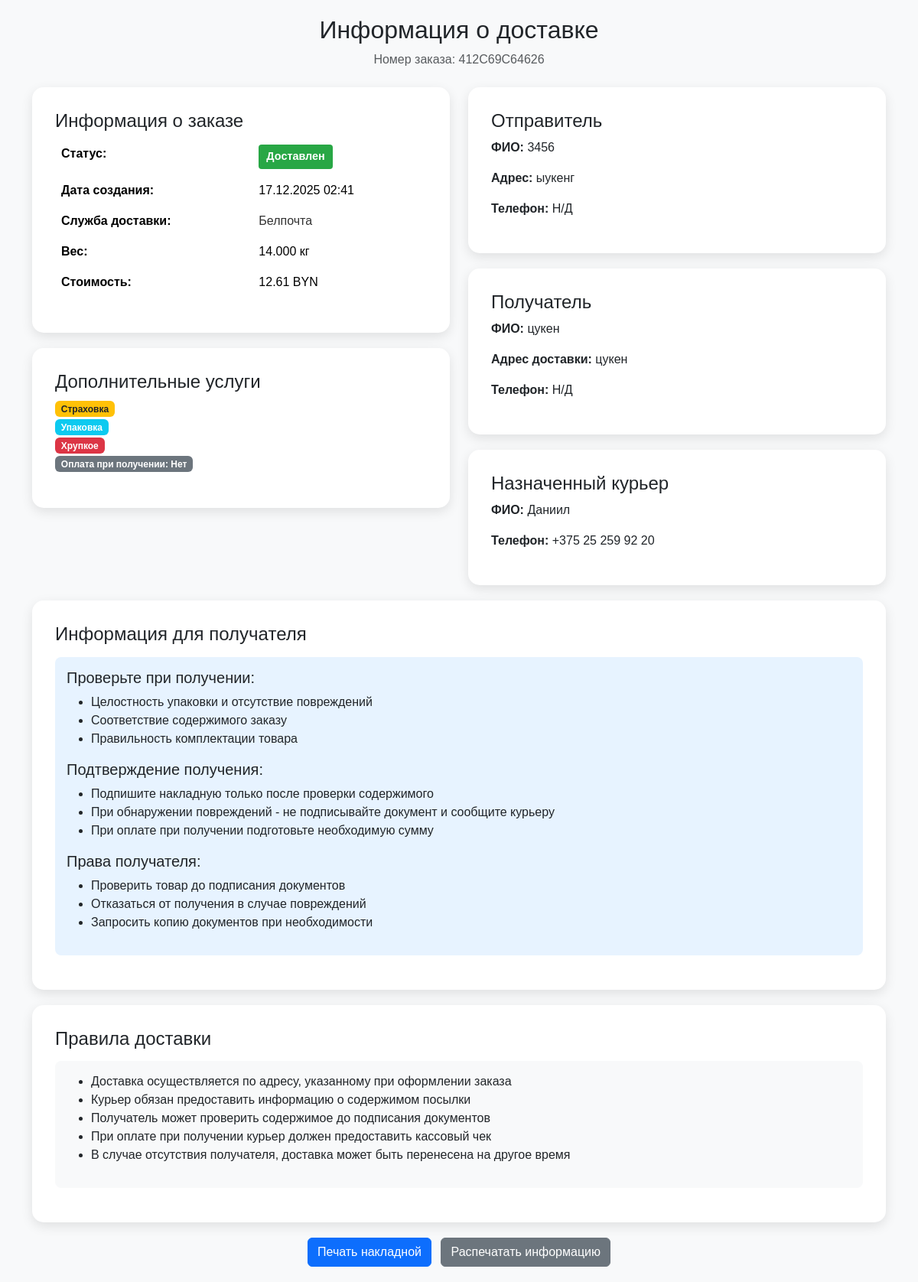
Page /delivery_info.php?order_id=64 (signed in) on the committed database.
### tables this page shows
CREATE TABLE `orders` (
  `id` int(11) NOT NULL,
  `user_id` int(11) DEFAULT NULL,
  `carrier_id` int(11) DEFAULT NULL,
  `from_office` int(11) DEFAULT NULL,
  `to_office` int(11) DEFAULT NULL,
  `weight` decimal(8,3) DEFAULT NULL,
  `cost` decimal(10,2) DEFAULT NULL,
  `delivery_hours` decimal(8,2) DEFAULT NULL,
  `track_number` varchar(20) DEFAULT NULL,
  `created_at` datetime DEFAULT current_timestamp(),
  `delivery_date` date DEFAULT NULL,
  `payment_status` varchar(20) DEFAULT 'pending',
  `tracking_status` varchar(50) DEFAULT 'created',
  `full_name` varchar(255) DEFAULT NULL,
  `home_address` text DEFAULT NULL,
  `pickup_city` varchar(100) DEFAULT NULL,
  `pickup_address` text DEFAULT NULL,
  `delivery_city` varchar(100) DEFAULT NULL,
  `delivery_address` text DEFAULT NULL,
  `desired_date` date DEFAULT NULL,
  `insurance` tinyint(1) DEFAULT 0,
  `packaging` tinyint(1) DEFAULT 0,
  `fragile` tinyint(1) DEFAULT 0,
  `payment_method` varchar(50) DEFAULT 'cash',
  `cash_on_delivery` tinyint(1) DEFAULT 0,
  `cod_amount` decimal(10,2) DEFAULT 0.00,
  `comment` text DEFAULT NULL,
  `recipient_name` varchar(255) DEFAULT NULL,
  `recipient_address` text DEFAULT NULL,
  `courier_id` int(11) DEFAULT NULL
);

CREATE TABLE `carriers` (
  `id` int(11) NOT NULL,
  `name` varchar(100) NOT NULL,
  `color` varchar(7) NOT NULL,
  `max_weight` decimal(6,2) NOT NULL,
  `base_cost` decimal(8,2) NOT NULL,
  `cost_per_kg` decimal(8,3) NOT NULL,
  `cost_per_km` decimal(8,4) NOT NULL,
  `speed_kmh` decimal(6,2) NOT NULL,
  `description` text DEFAULT NULL
);

CREATE TABLE `users` (
  `id` int(11) NOT NULL,
  `login` varchar(50) NOT NULL,
  `password` varchar(255) NOT NULL,
  `name` varchar(100) DEFAULT NULL,
  `email` varchar(100) DEFAULT NULL,
  `phone` varchar(20) DEFAULT NULL,
  `role` enum('user','admin','courier') DEFAULT 'user',
  `created_at` datetime DEFAULT current_timestamp()
);

### delivery_info.php (the view, shortened to what this page needs)
<?php
require 'db.php';
$order_id = $_GET['order_id'] ?? null;
$stmt = $db->prepare("
    SELECT o.*, c.name as carrier_name, u.name as user_name,
           from_office.city as from_city, from_office.address as from_address,
           to_office.city as to_city, to_office.address as to_address
    FROM orders o
    LEFT JOIN carriers c ON o.carrier_id = c.id
    LEFT JOIN users u ON o.user_id = u.id
    LEFT JOIN offices from_office ON o.from_office = from_office.id
    LEFT JOIN offices to_office ON o.to_office = to_office.id
    WHERE o.id = ?
");
$stmt->execute([$order_id]);
$order = $stmt->fetch();
$courier = null;
if ($order['courier_id']) {
    $courier_stmt = $db->prepare("SELECT * FROM users WHERE id = ?");
    $courier_stmt->execute([$order['courier_id']]);
    $courier = $courier_stmt->fetch();
}
?>
<!DOCTYPE html>
<html lang="ru">
<head>
    <link href="https://cdn.jsdelivr.net/npm/bootstrap@5.3.3/dist/css/bootstrap.min.css" rel="stylesheet">
</head>
<body>
    <div class="container">
        <div class="text-center mb-4">
            <h2>Информация о доставке</h2>
            <p class="text-muted">Номер заказа: <?= htmlspecialchars($order['track_number']) ?></p>
        </div>
        <div class="row">
            <div class="col-md-6">
                <div class="delivery-card">
                    <h4>Информация о заказе</h4>
                    <table class="table table-borderless">
                        <tr>
                            <td><strong>Статус:</strong></td>
                            <td>
                                <span class="status-badge status-<?= $order['tracking_status'] ?>">
                                    <?php
                                    $status_names = [
                                        'created' => 'Создан',
                                        'paid' => 'Оплачен',
                                        'in_transit' => 'В пути',
                                        'sort_center' => 'Сорт. центр',
                                        'out_for_delivery' => 'У курьера',
                                        'delivered' => 'Доставлен',
                                        'delayed' => 'Задерживается',
                                        'cancelled' => 'Отменен',
                                        'returned' => 'Возвращен'
                                    ];
                                    echo htmlspecialchars($status_names[$order['tracking_status']] ?? $order['tracking_status']);
                                    ?>
                                </span>
                            </td>
                        </tr>
                        <tr>
                            <td><strong>Дата создания:</strong></td>
                            <td><?= date('d.m.Y H:i', strtotime($order['created_at'])) ?></td>
                        </tr>
                        <tr>
                            <td><strong>Служба доставки:</strong></td>
                            <td><span style="color: <?= $order['carrier_color'] ?? '#333' ?>;"><?= htmlspecialchars($order['carrier_name'] ?? 'Н/Д') ?></span></td>
                        </tr>
                        <tr>
                            <td><strong>Вес:</strong></td>
                            <td><?= $order['weight'] ?> кг</td>
                        </tr>
                        <tr>
                            <td><strong>Стоимость:</strong></td>
                            <td><?= number_format($order['cost'], 2) ?> BYN</td>
                        </tr>
                    </table>
                </div>
                <div class="delivery-card">
                    <h4>Дополнительные услуги</h4>
                    <ul class="list-unstyled">
                        <li><span class="badge bg-<?= $order['insurance'] ? 'warning text-dark' : 'secondary' ?>">Страховка</span></li>
                        <li><span class="badge bg-<?= $order['packaging'] ? 'info' : 'secondary' ?>">Упаковка</span></li>
                        <li><span class="badge bg-<?= $order['fragile'] ? 'danger' : 'secondary' ?>">Хрупкое</span></li>
                        <li><span class="badge bg-<?= $order['cash_on_delivery'] ? 'success' : 'secondary' ?>">Оплата при получении: <?= $order['cash_on_delivery'] ? number_format($order['cod_amount'], 2) . ' BYN' : 'Нет' ?></span></li>
                    </ul>
                </div>
            </div>
            <div class="col-md-6">
                <div class="delivery-card">
                    <h4>Отправитель</h4>
                    <p><strong>ФИО:</strong> <?= htmlspecialchars($order['full_name'] ?? 'Н/Д') ?></p>
                    <p><strong>Адрес:</strong> <?= htmlspecialchars($order['home_address'] ?? 'Адрес не указан') ?></p>
                    <p><strong>Телефон:</strong> <?= htmlspecialchars($order['phone'] ?? 'Н/Д') ?></p>
                </div>
                <div class="delivery-card">
                    <h4>Получатель</h4>
                    <p><strong>ФИО:</strong> <?= htmlspecialchars($order['recipient_name'] ?? 'Н/Д') ?></p>
                    <p><strong>Адрес доставки:</strong> <?= htmlspecialchars($order['recipient_address'] ?? 'Адрес не указан') ?></p>
                    <p><strong>Телефон:</strong> <?= htmlspecialchars($order['recipient_phone'] ?? 'Н/Д') ?></p>
                </div>
                <?php if ($courier): ?>
                <div class="delivery-card">
                    <h4>Назначенный курьер</h4>
                    <p><strong>ФИО:</strong> <?= htmlspecialchars($courier['name'] ?? $courier['login']) ?></p>
                    <p><strong>Телефон:</strong> <?= htmlspecialchars($courier['phone'] ?? 'Н/Д') ?></p>
                </div>
                <?php endif; ?>
            </div>
        </div>
        <div class="delivery-card">
            <h4>Информация для получателя</h4>
            <div class="recipient-info">
                <h5>Проверьте при получении:</h5>
                <ul>
                    <li>Целостность упаковки и отсутствие повреждений</li>
                    <li>Соответствие содержимого заказу</li>
                    <li>Правильность комплектации товара</li>
                </ul>
                <h5>Подтверждение получения:</h5>
                <ul>
                    <li>Подпишите накладную только после проверки содержимого</li>
                    <li>При обнаружении повреждений - не подписывайте документ и сообщите курьеру</li>
                    <li>При оплате при получении подготовьте необходимую сумму</li>
                </ul>
                <h5>Права получателя:</h5>
                <ul>
                    <li>Проверить товар до подписания документов</li>
                    <li>Отказаться от получения в случае повреждений</li>
                    <li>Запросить копию документов при необходимости</li>
                </ul>
            </div>
        </div>
        <div class="delivery-card">
            <h4>Правила доставки</h4>
            <div class="info-section">
                <ul>
                    <li>Доставка осуществляется по адресу, указанному при оформлении заказа</li>
                    <li>Курьер обязан предоставить информацию о содержимом посылки</li>
                    <li>Получатель может проверить содержимое до подписания документов</li>
                    <li>При оплате при получении курьер должен предоставить кассовый чек</li>
                    <li>В случае отсутствия получателя, доставка может быть перенесена на другое время</li>
                </ul>
            </div>
        </div>
        <div class="text-center">
            <a href="delivery_receipt.php?order_id=<?= $order['id'] ?>" class="btn btn-primary me-2" target="_blank">Печать накладной</a>
            <button class="btn btn-secondary" onclick="window.print()">Распечатать информацию</button>
        </div>
    </div>
</body>
</html>

### delivery_info.php (style rules this page uses)
body { font-family: Arial, sans-serif; padding: 20px; background-color: #f8f9fa; }
.delivery-card { background: white; border-radius: 15px; box-shadow: 0 5px 15px rgba(0,0,0,0.1); padding: 30px; margin-bottom: 20px; }
.status-badge { display: inline-block; padding: 5px 10px; border-radius: 4px; font-size: 0.9em; font-weight: bold; }
.status-delivered { background-color: #28a745; color: white; }
.info-section { background: #f8f9fa; padding: 15px; border-radius: 8px; margin: 15px 0; }
.recipient-info { background: #e7f3ff; padding: 15px; border-radius: 8px; margin: 15px 0; }

### rows in the picture
orders: track_number "412C69C64626", tracking_status "Доставлен", created_at "17.12.2025 02:41", carrier.name "Белпочта", weight "14.000", cost "12.61", full_name "3456", home_address "ыукенг", recipient_name "цукен", recipient_address "цукен"
users: name "Даниил", phone "+375 25 259 92 20"

### other values in the picture
$order['phone'] "Н/Д"
$order['recipient_phone'] "Н/Д"
